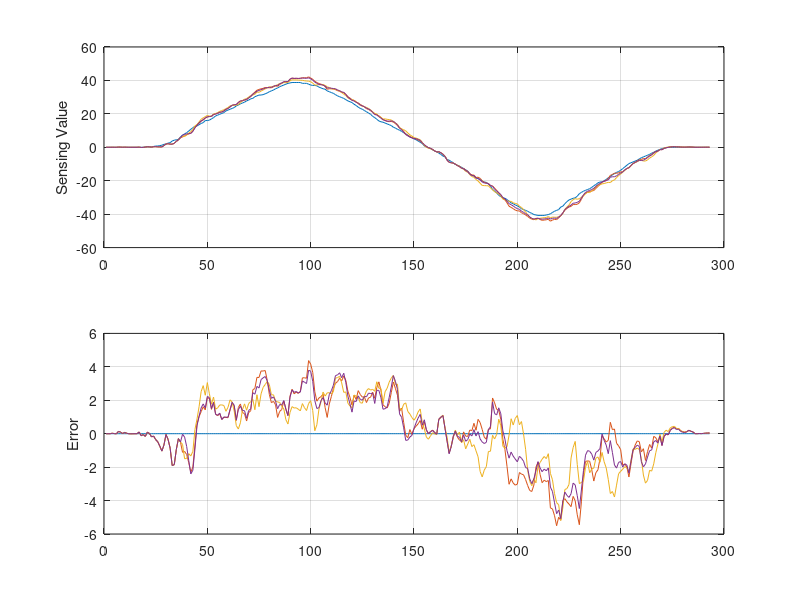
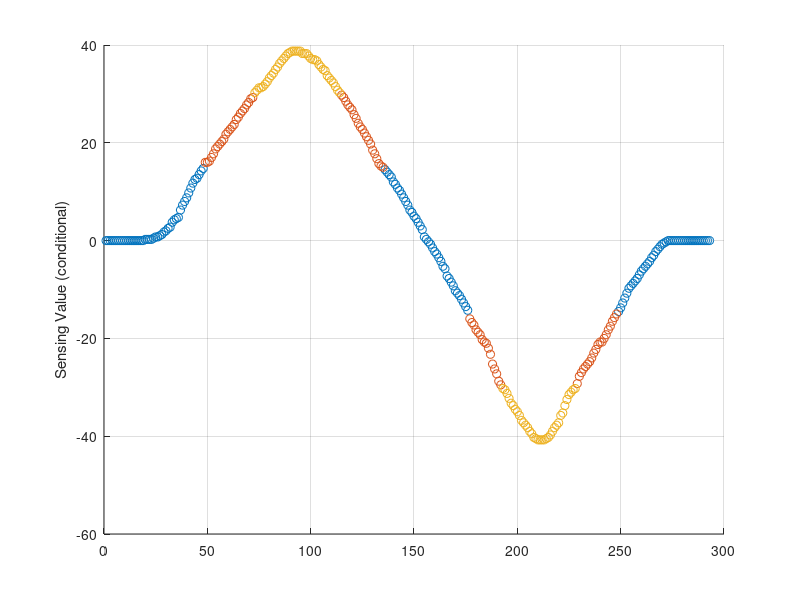
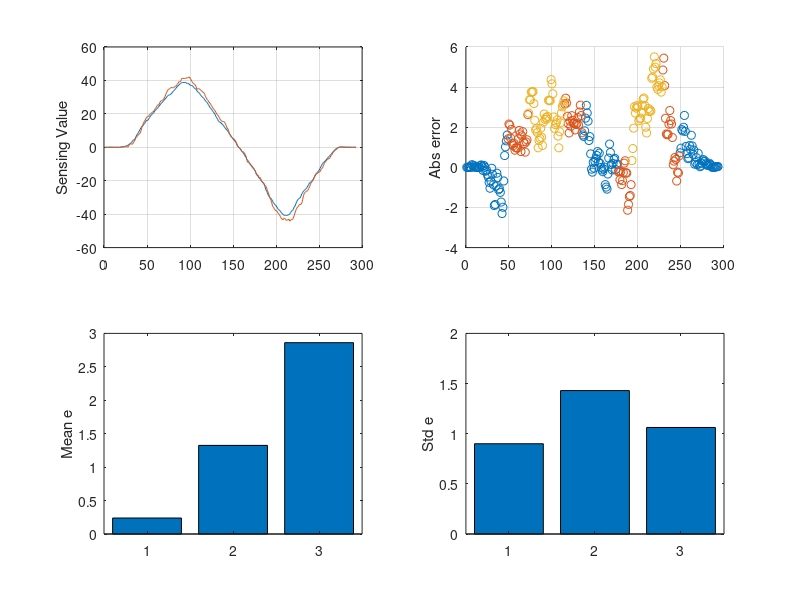

Write MATLAB code to recreate these figures, in order.
clear;clc;close all;

%%
load('./data.mat');

figure()
ax1=subplot(211);
plot(data.groundtruth)
hold on; grid on
plot(data.estimate.estAngleMethod1)
plot(data.estimate.estAngleMethod2)
plot(data.estimate.estAngleMethod3)
ylabel('Sensing Value')
ax2=subplot(212);
plot(data.groundtruth - data.groundtruth)
hold on; grid on
plot(data.estimate.estAngleMethod1 - data.groundtruth')
plot(data.estimate.estAngleMethod2 - data.groundtruth')
plot(data.estimate.estAngleMethod3 - data.groundtruth')
ylabel('Error')
linkaxes([ax1,ax2],'x')

%%
condition1 = (abs(data.groundtruth)<15);
condition2 = logical((abs(data.groundtruth)>=15) .* (abs(data.groundtruth)<30));
condition3 = (abs(data.groundtruth)>=30);

figure()
scatter(find(condition1), data.groundtruth(condition1))
hold on; grid on
scatter(find(condition2), data.groundtruth(condition2))
scatter(find(condition3), data.groundtruth(condition3))
ylabel('Sensing Value (conditional)')

%% Method1

error = abs(data.estimate.estAngleMethod1) - abs(data.groundtruth)';

figure()
ax1=subplot(221);
plot(data.groundtruth)
hold on; grid on
plot(data.estimate.estAngleMethod1)
ylabel('Sensing Value')
ax2=subplot(222);
scatter(find(condition1), error(condition1))
hold on; grid on
scatter(find(condition2), error(condition2))
scatter(find(condition3), error(condition3))
ylabel('Abs error')
ax3=subplot(223);
bar([mean(error(condition1)),mean(error(condition2)),mean(error(condition3))])
ylabel('Mean e')
ax4=subplot(224);
bar([std(error(condition1)),std(error(condition2)),std(error(condition3))])
ylabel('Std e')
linkaxes([ax1,ax2],'x')